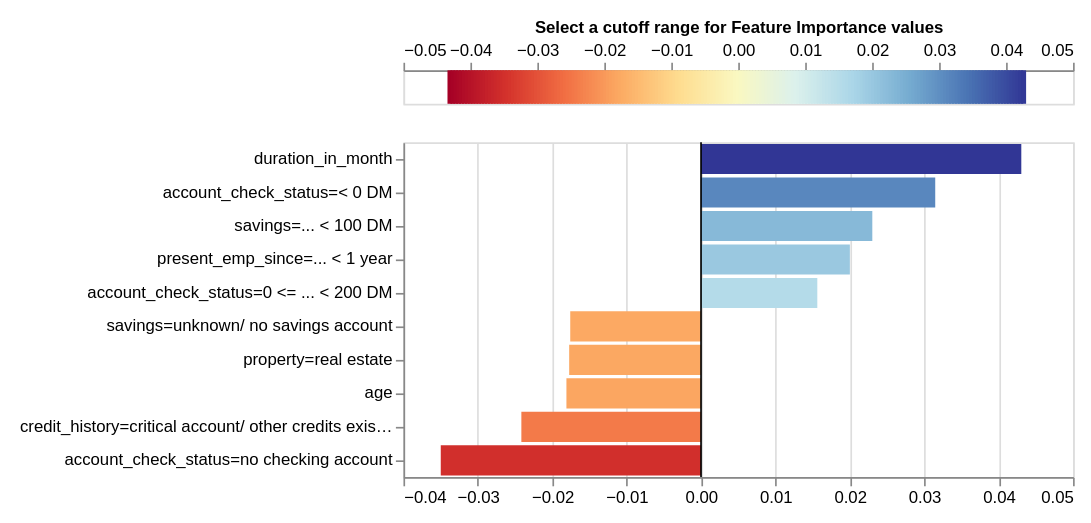

Notebook code for this chart:
### Code cell
# limeExplainer.plot_lime_values(lime_exp.as_list(), 5, 10)
lime_exp.plot_features_importance()

### Figure 1 — Vega-Lite specification as saved in the notebook (floating-point values rounded to 4 significant figures; data arrays with more than 128 entries replaced by an {"elided": "..."} marker saying what was removed)
{"config": {"view": {"continuousWidth": 400, "continuousHeight": 300}, "axis": {"labelFontSize": 10, "labelLimit": 225.0}}, "vconcat": [{"layer": [{"data": {"name": "data-5f5321e146d6149ea31745e5c865cace"}, "mark": {"type": "rule", "strokeWidth": 3}, "encoding": {"color": {"field": "xValue", "legend": null, "scale": {"domain": [-0.04305, 0.04305], "domainMid": 0, "scheme": "redyellowblue"}, "type": "quantitative"}, "x": {"axis": {"orient": "top", "titleFontSize": 10}, "field": "xValue", "title": "Select a cutoff range for Feature Importance values ", "type": "quantitative"}}}, {"data": {"name": "data-c7bc3ae69e1253e8223f70a11d04b99d"}, "mark": {"type": "rect", "color": "black", "height": 20, "opacity": 0.4, "tooltip": true}, "encoding": {"x": {"field": "x_min", "type": "quantitative"}, "x2": {"field": "x_max"}, "y": {"axis": null, "field": "y", "type": "quantitative"}}, "selection": {"Cutter": {"type": "single", "fields": ["cutoff"], "bind": {"input": "range", "max": 0.04305, "min": 0, "name": "Importance cutoff value (±) ", "step": 0.0008609}, "init": {"cutoff": 0.0}}}, "transform": [{"calculate": "(-Cutter.cutoff)", "as": "x_min"}, {"calculate": "Cutter.cutoff", "as": "x_max"}]}], "height": 20}, {"layer": [{"data": {"name": "data-943c13cc9d8fb6c6e401e75a4cd57b3c"}, "mark": "bar", "encoding": {"color": {"field": "value", "legend": null, "scale": {"domain": [-0.04305, 0.04305], "domainMid": 0, "scheme": "blueorange"}, "type": "quantitative"}, "tooltip": [{"field": "name", "title": "Feature", "type": "nominal"}, {"field": "value", "title": "Importance", "type": "quantitative"}], "x": {"field": "value", "title": null, "type": "quantitative"}, "y": {"field": "name", "sort": {"field": "value", "op": "mean", "order": "descending"}, "title": null, "type": "nominal"}}, "selection": {"Cutter": {"type": "single", "fields": ["cutoff"], "bind": {"input": "range", "max": 0.04305, "min": 0, "name": "Importance cutoff value (±) ", "step": 0.0008609}, "init": {"cutoff": 0.0}}}, "transform": [{"filter": "((datum.value > Cutter.cutoff) || (datum.value < (-Cutter.cutoff)))"}]}, {"data": {"name": "data-9c00aa9dc2b1c1a0b4bf9b34ead12925"}, "mark": "rule", "encoding": {"x": {"field": "x", "type": "quantitative"}}}]}], "padding": 10, "$schema": "https://vega.github.io/schema/vega-lite/v4.17.0.json", "datasets": {"data-5f5321e146d6149ea31745e5c865cace": {"elided": "200 records"}, "data-c7bc3ae69e1253e8223f70a11d04b99d": [{"y": 0, "x": -0.5, "x2": 0.5}], "data-943c13cc9d8fb6c6e401e75a4cd57b3c": [{"name": "duration_in_month", "value": 0.04305}, {"name": "account_check_status=no checking account", "value": -0.03498}, {"name": "account_check_status=< 0 DM", "value": 0.03148}, {"name": "credit_history=critical account/ other credits existing (not at this bank)", "value": -0.02415}, {"name": "savings=... < 100 DM", "value": 0.02302}, {"name": "present_emp_since=... < 1 year ", "value": 0.02001}, {"name": "age", "value": -0.01809}, {"name": "property=real estate", "value": -0.01772}, {"name": "savings=unknown/ no savings account", "value": -0.01758}, {"name": "account_check_status=0 <= ... < 200 DM", "value": 0.01563}], "data-9c00aa9dc2b1c1a0b4bf9b34ead12925": [{"x": 0}]}}
